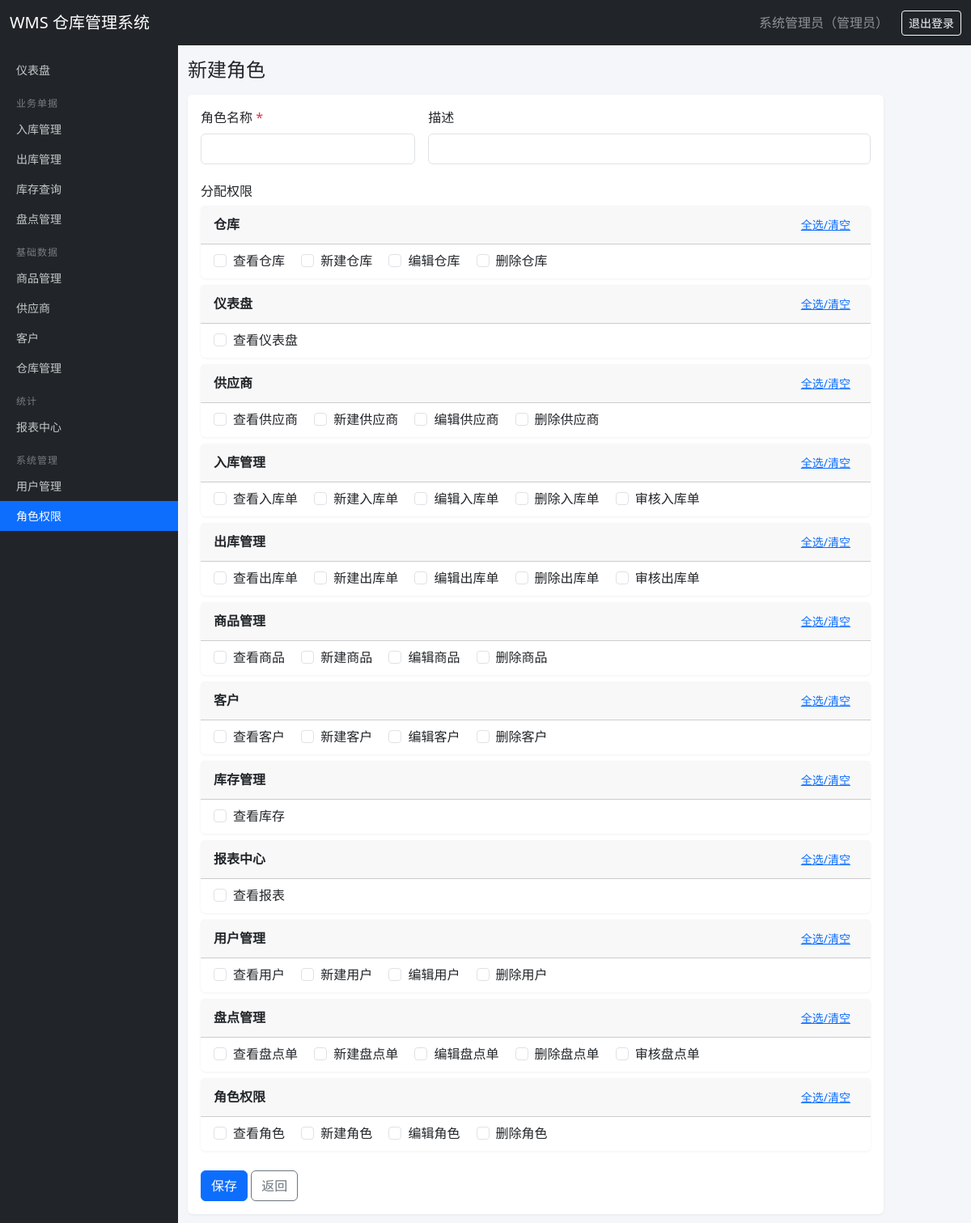
Screenshot of /roles/create (signed in) with the database file from the repository.
### tables this page shows
CREATE TABLE users (
    id INTEGER PRIMARY KEY AUTOINCREMENT,
    username TEXT UNIQUE NOT NULL,
    password_hash TEXT NOT NULL,
    real_name TEXT DEFAULT '',
    email TEXT DEFAULT '',
    phone TEXT DEFAULT '',
    is_active INTEGER DEFAULT 1,
    created_at TEXT DEFAULT (datetime('now', 'localtime'))
);

CREATE TABLE roles (
    id INTEGER PRIMARY KEY AUTOINCREMENT,
    name TEXT UNIQUE NOT NULL,
    description TEXT DEFAULT '',
    created_at TEXT DEFAULT (datetime('now', 'localtime'))
);

CREATE TABLE permissions (
    id INTEGER PRIMARY KEY AUTOINCREMENT,
    code TEXT UNIQUE NOT NULL,
    name TEXT NOT NULL,
    module TEXT NOT NULL
);

### routes/role.py (the view, shortened to what this page needs)
@bp.route('/create', methods=['GET', 'POST'])
@permission_required('role:create')
def create():
    permissions = get_db().execute('SELECT * FROM permissions ORDER BY id').fetchall()
    return render_template('role_form.html', role=None, permissions=permissions, role_perm_ids=set())

### auth.py (called while the page is built)
def load_user_permissions(user_id):
    rows = get_db().execute(
        '''SELECT DISTINCT p.code FROM permissions p
           JOIN role_permissions rp ON rp.permission_id = p.id
           JOIN user_roles ur ON ur.role_id = rp.role_id
           WHERE ur.user_id = ?''', (user_id,)).fetchall()
    return {r['code'] for r in rows}

@login_manager.user_loader
def load_user(user_id):
    row = get_db().execute('SELECT * FROM users WHERE id = ?', (user_id,)).fetchone()
    if row is None or not row['is_active']:
        return None
    return User(row, load_user_permissions(row['id']))

def permission_required(code):
    def decorator(view):
        @wraps(view)
        def wrapped(*args, **kwargs):
            if not current_user.is_authenticated:
                return login_manager.unauthorized()
            if not current_user.has_perm(code):
                abort(403)
            return view(*args, **kwargs)
        return wrapped
    return decorator

    @property
    def is_active(self):
        return self._active

    def has_perm(self, code):
        return code in self.permissions

    def role_names(self):
        rows = get_db().execute(
            '''SELECT r.name FROM roles r
               JOIN user_roles ur ON ur.role_id = r.id
               WHERE ur.user_id = ?''', (self.id,)).fetchall()
        return '、'.join(r['name'] for r in rows) or '未分配角色'

### db.py (called while the page is built)
def get_db():
    if 'db' not in g:
        g.db = sqlite3.connect(current_app.config['DATABASE'])
        g.db.row_factory = sqlite3.Row
        g.db.execute('PRAGMA foreign_keys = ON')
    return g.db

### templates/role_form.html (shortened to what this page needs)
{% extends 'base.html' %}
{% block content %}
<h4 class="mb-3">{{ '编辑角色' if role else '新建角色' }}</h4>
<div class="card" style="max-width: 860px;">
  <div class="card-body">
    <form method="post">
      <div class="row g-3 mb-4">
        <div class="col-md-4">
          <label class="form-label">角色名称 <span class="text-danger">*</span></label>
          <input type="text" name="name" class="form-control" value="{{ role['name'] if role else '' }}" required>
        </div>
        <div class="col-md-8">
          <label class="form-label">描述</label>
          <input type="text" name="description" class="form-control" value="{{ role['description'] if role else '' }}">
        </div>
      </div>
      <h6 class="mb-2">分配权限</h6>
      {% for module, perms in permissions|groupby('module') %}
      <div class="card mb-2">
        <div class="card-header py-2 d-flex justify-content-between align-items-center">
          <strong>{{ module }}</strong>
          <button type="button" class="btn btn-sm btn-link" onclick="toggleModule(this)">全选/清空</button>
        </div>
        <div class="card-body py-2">
          {% for p in perms %}
          <div class="form-check form-check-inline">
            <input class="form-check-input" type="checkbox" name="perm_ids" value="{{ p['id'] }}" id="perm{{ p['id'] }}"
                   {% if p['id'] in role_perm_ids %}checked{% endif %}>
            <label class="form-check-label" for="perm{{ p['id'] }}">{{ p['name'] }}</label>
          </div>
          {% endfor %}
        </div>
      </div>
      {% endfor %}
      <div class="mt-4">
        <button type="submit" class="btn btn-primary">保存</button>
        <a href="{{ url_for('role.index') }}" class="btn btn-outline-secondary">返回</a>
      </div>
    </form>
  </div>
</div>
{% endblock %}

### templates/base.html (shortened to what this page needs)
<!doctype html>
<html lang="zh-CN">
<head>
  <link href="https://cdn.jsdelivr.net/npm/bootstrap@5.3.3/dist/css/bootstrap.min.css" rel="stylesheet">
  <link rel="stylesheet" href="{{ url_for('static', filename='css/style.css') }}">
</head>
<body>
<nav class="navbar navbar-dark bg-dark fixed-top">
  <div class="container-fluid">
    <a class="navbar-brand" href="{{ url_for('dashboard.index') }}">WMS 仓库管理系统</a>
    <div class="d-flex align-items-center text-white-50">
      {% if current_user.is_authenticated %}
        <span class="me-3">{{ current_user.real_name or current_user.username }}（{{ current_user.role_names() }}）</span>
        <a class="btn btn-sm btn-outline-light" href="{{ url_for('auth.logout') }}">退出登录</a>
      {% else %}
        <a class="btn btn-sm btn-outline-light" href="{{ url_for('auth.login') }}">登录</a>
      {% endif %}
    </div>
  </div>
</nav>
{% if current_user.is_authenticated %}
<nav class="sidebar">
  <ul class="nav flex-column">
    <li class="nav-item">
      <a class="nav-link {{ 'active' if request.blueprint == 'dashboard' }}" href="{{ url_for('dashboard.index') }}">仪表盘</a>
    </li>
    {% if current_user.has_perm('stock_in:view') or current_user.has_perm('stock_out:view') or current_user.has_perm('inventory:view') or current_user.has_perm('stock_check:view') %}
    <li class="menu-header">业务单据</li>
      {% if current_user.has_perm('stock_in:view') %}
      <li class="nav-item"><a class="nav-link {{ 'active' if request.blueprint == 'stock_in' }}" href="{{ url_for('stock_in.index') }}">入库管理</a></li>
      {% endif %}
      {% if current_user.has_perm('stock_out:view') %}
      <li class="nav-item"><a class="nav-link {{ 'active' if request.blueprint == 'stock_out' }}" href="{{ url_for('stock_out.index') }}">出库管理</a></li>
      {% endif %}
      {% if current_user.has_perm('inventory:view') %}
      <li class="nav-item"><a class="nav-link {{ 'active' if request.blueprint == 'inventory' }}" href="{{ url_for('inventory.index') }}">库存查询</a></li>
      {% endif %}
      {% if current_user.has_perm('stock_check:view') %}
      <li class="nav-item"><a class="nav-link {{ 'active' if request.blueprint == 'stock_check' }}" href="{{ url_for('stock_check.index') }}">盘点管理</a></li>
      {% endif %}
    {% endif %}
    {% if current_user.has_perm('product:view') or current_user.has_perm('supplier:view') or current_user.has_perm('customer:view') or current_user.has_perm('warehouse:view') %}
    <li class="menu-header">基础数据</li>
      {% if current_user.has_perm('product:view') %}
      <li class="nav-item"><a class="nav-link {{ 'active' if request.blueprint == 'product' }}" href="{{ url_for('product.index') }}">商品管理</a></li>
      {% endif %}
      {% if current_user.has_perm('supplier:view') %}
      <li class="nav-item"><a class="nav-link {{ 'active' if request.blueprint == 'supplier' }}" href="{{ url_for('supplier.index') }}">供应商</a></li>
      {% endif %}
      {% if current_user.has_perm('customer:view') %}
      <li class="nav-item"><a class="nav-link {{ 'active' if request.blueprint == 'customer' }}" href="{{ url_for('customer.index') }}">客户</a></li>
      {% endif %}
      {% if current_user.has_perm('warehouse:view') %}
      <li class="nav-item"><a class="nav-link {{ 'active' if request.blueprint == 'warehouse' }}" href="{{ url_for('warehouse.index') }}">仓库管理</a></li>
      {% endif %}
    {% endif %}
    {% if current_user.has_perm('report:view') %}
    <li class="menu-header">统计</li>
    <li class="nav-item"><a class="nav-link {{ 'active' if request.blueprint == 'report' }}" href="{{ url_for('report.index') }}">报表中心</a></li>
    {% endif %}
    {% if current_user.has_perm('user:view') or current_user.has_perm('role:view') %}
    <li class="menu-header">系统管理</li>
      {% if current_user.has_perm('user:view') %}
      <li class="nav-item"><a class="nav-link {{ 'active' if request.blueprint == 'user' }}" href="{{ url_for('user.index') }}">用户管理</a></li>
      {% endif %}
      {% if current_user.has_perm('role:view') %}
      <li class="nav-item"><a class="nav-link {{ 'active' if request.blueprint == 'role' }}" href="{{ url_for('role.index') }}">角色权限</a></li>
      {% endif %}
    {% endif %}
  </ul>
</nav>
{% endif %}
<main class="{{ 'with-sidebar' if current_user.is_authenticated else 'no-sidebar' }}">
  <div class="container-fluid py-3">
    {% block content %}{% endblock %}
  </div>
</main>
</body>
</html>

### static/css/style.css (style rules this page uses)
body { padding-top: 56px; background-color: #f5f6fa; }
.sidebar { position: fixed; top: 56px; left: 0; bottom: 0; width: 220px; background: #212529; overflow-y: auto; padding: 12px 0; z-index: 1000; }
.sidebar .nav-link { color: rgba(255, 255, 255, 0.75); padding: 8px 20px; font-size: 14px; }
.sidebar .nav-link.active { color: #fff; background: #0d6efd; }
.sidebar .menu-header { color: rgba(255, 255, 255, 0.4); font-size: 12px; padding: 14px 20px 4px; text-transform: uppercase; letter-spacing: 1px; }
main.with-sidebar { margin-left: 220px; }
.card { border: none; box-shadow: 0 1px 3px rgba(0, 0, 0, 0.06); }

### rows the page displays
users: real_name "系统管理员"
roles: role_names "管理员"
permissions: name "新建角色"
permissions: module "仓库", name "查看仓库"
permissions: name "新建仓库"
permissions: name "编辑仓库"
permissions: name "删除仓库"
permissions: module "仪表盘", name "查看仪表盘"
permissions: module "供应商", name "查看供应商"
permissions: name "新建供应商"
permissions: name "编辑供应商"
permissions: name "删除供应商"
permissions: module "入库管理", name "查看入库单"
permissions: name "新建入库单"
permissions: name "编辑入库单"
permissions: name "删除入库单"
permissions: name "审核入库单"
permissions: module "出库管理", name "查看出库单"
permissions: name "新建出库单"
permissions: name "编辑出库单"
permissions: name "删除出库单"
permissions: name "审核出库单"
permissions: module "商品管理", name "查看商品"
permissions: name "新建商品"
permissions: name "编辑商品"
permissions: name "删除商品"
permissions: module "客户", name "查看客户"
permissions: name "新建客户"
permissions: name "编辑客户"
permissions: name "删除客户"
permissions: module "库存管理", name "查看库存"
permissions: module "报表中心", name "查看报表"
permissions: module "用户管理", name "查看用户"
permissions: name "新建用户"
permissions: name "编辑用户"
permissions: name "删除用户"
permissions: module "盘点管理", name "查看盘点单"
permissions: name "新建盘点单"
permissions: name "编辑盘点单"
permissions: name "删除盘点单"
permissions: name "审核盘点单"
permissions: module "角色权限", name "查看角色"
permissions: name "编辑角色"
permissions: name "删除角色"
